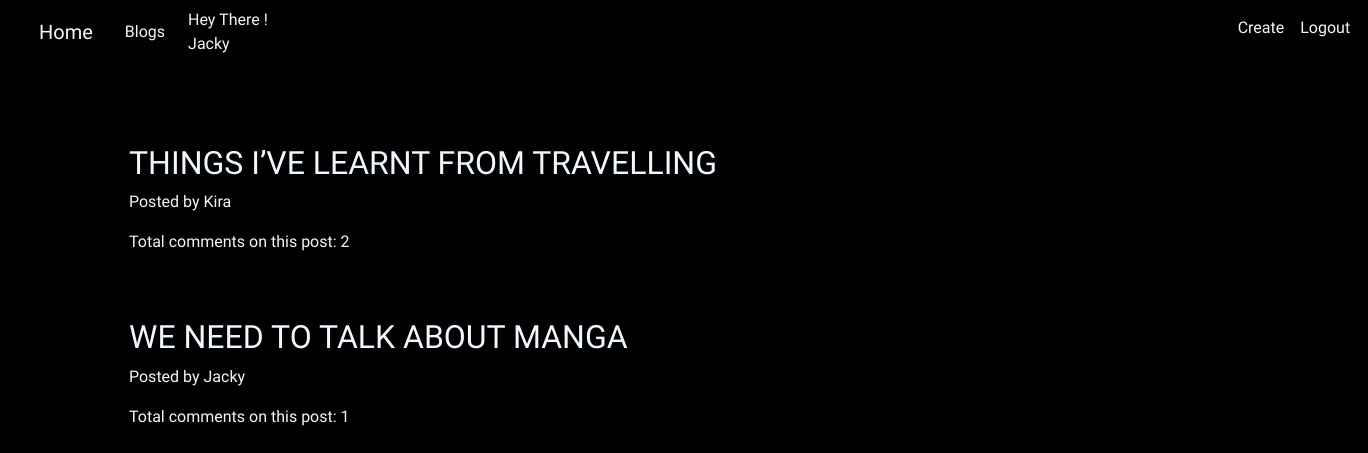
Screenshot of /all/ (signed in) with the database file from the repository.
### blogem/models.py (models this page shows, shortened)
class Posts(models.Model):
    user = models.ForeignKey('auth.User', on_delete=models.CASCADE)
    title = models.CharField(max_length=50)
    content = models.TextField()

### blogem/views.py (the view)
# urls.py: path('all/', views.PostsListView.as_view(), name='all_posts'),
class PostsListView(ListView):
    model = Posts
    def get_queryset(self):
        return Posts.objects.all()

### blogem/templates/blogem/posts_list.html
{% extends 'blogem/base.html' %}
{% block content %}
<div class="container p1">
    {% for post in posts_list %}
    <div>
        <h2><a id= "li" href="{% url 'blogem:posts_detail' pk=post.pk %}">{{post.title}}<br></a></h2>
        <p>Posted by {{post.user.username|title}}<br></a></p>
        <p>Total comments on this post: {{post.comments.count}}</a></p> <br><br>
    </div>
    {% endfor %}
</div>
{% endblock %}

### blogem/templates/blogem/base.html (shortened to what this page needs)
<!DOCTYPE html>
{% load static %}
<html lang="en">
<head>
    <link rel="stylesheet" href="https://cdn.jsdelivr.net/npm/bootstrap@4.6.0/dist/css/bootstrap.min.css"
>
    <link rel="stylesheet" href="{% static 'css/basic.css' %}">
</head>
<body>
    <nav class=" navbar navbar-expand-lg navbar-dark bg-transparent">
        <div class="container-fluid">
            <ul class="navbar-nav navbar-dark ">
                <li class="navbar-item"><a id="nv-items" class="nav-link navbar-brand" href="{% url 'blogem:home' %}">Home</a></li>
                <li class="navbar-item"><a id="nv-items" class="nav-link" href="{% url 'blogem:all_posts' %}">Blogs</a></li>
            </ul>
        </div>
        <div >
            <ul class="navbar-nav">
                {% if user.is_authenticated %}
                <li class="navbar-item"><a id="nav-name">Hey There ! {{ user.username|title }}</a></li>
                <li class="navbar-item"><a id="nv-items" class="nav-link" href="{% url 'blogem:create_post' %}">Create</a></li>
                <li class="navbar-item navbar-right"><a id="nv-items" class="nav-link" href="{% url 'blogem:logout' %}">Logout</a></li>
                {% else %}
                <li class="navbar-item navbar-right"><a id="nv-items" class="nav-link" href="{% url 'blogem:login' %}">Login</a></li>
                <li class="navbar-item"><a id="nv-items" class="nav-link" href="{% url 'blogem:register' %}">Register</a></li>
                {% endif %}
            </ul>
        </div>
    </nav>
    {% block content %}
    {% endblock %}
</body>
</html>

### blogem/static/css/basic.css (style rules this page uses)
body { background-image: url("black.jpg"); font-family: "Heebo", sans-serif; color: aliceblue; }
#nv-items { color: aliceblue; }
#nav-name { color: aliceblue; margin-right: 1000px; text-anchor: middle; }
#li { color: aliceblue; }
.p1 { text-align: justify; margin-top: 80px; }

### rows the page displays
Posts: title "THINGS I’VE LEARNT FROM TRAVELLING", user.username "Kira", comments.count "2"
Posts: title "WE NEED TO TALK ABOUT MANGA", user.username "Jacky", comments.count "1"

### other values shown
{{ user.username|title }} "Jacky"
